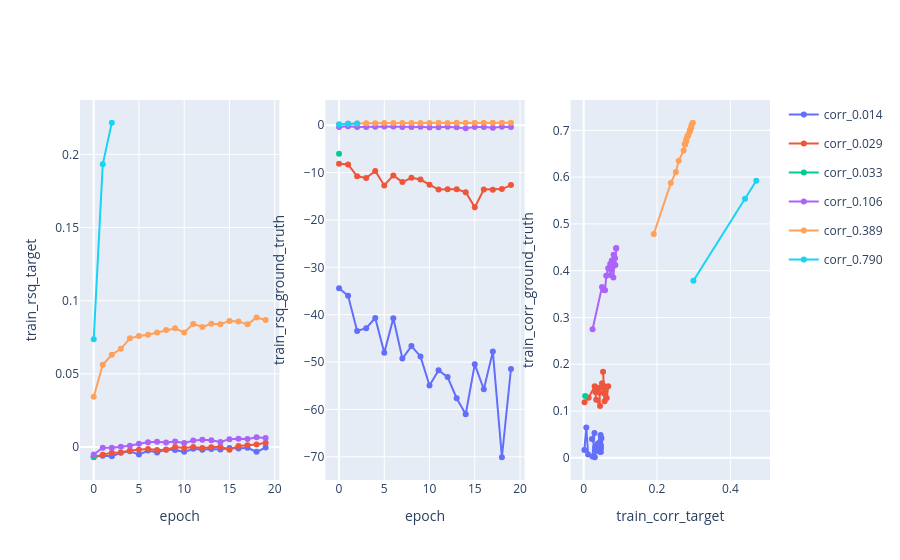

Here is the notebook cell this chart was saved with:
### Markdown cell above
### Best-epoch summaries

One point per study at the epoch that maximizes (for corr) or minimizes (for mse) the y-axis metric.

### Code cell
epoch_axis = pl.col("epoch").alias("epoch")

analysis.xy_plots([
    (
        epoch_axis,
        rsq_expr(split="train", y="target"),
        None,
    ),
    (
        epoch_axis,
        rsq_expr(split="train", y="ground_truth"),
        None,
    ),
    (
        corr_expr(split="train", y="target"),
        corr_expr(split="train", y="ground_truth"),
        None,
    ),
])

### Figure 1 — Plotly figure (JSON) as saved in the notebook; plotly's stock layout.template omitted (floating-point values rounded to 4 significant figures)
{"data": [{"customdata": [[0.014, 0], [0.014, 1], [0.014, 2], [0.014, 3], [0.014, 4], [0.014, 5], [0.014, 6], [0.014, 7], [0.014, 8], [0.014, 9], [0.014, 10], [0.014, 11], [0.014, 12], [0.014, 13], [0.014, 14], [0.014, 15], [0.014, 16], [0.014, 17], [0.014, 18], [0.014, 19]], "hovertemplate": "epoch: %{x}<br>train_rsq_target: %{y}<br>dataset corr: %{customdata[0]}<br>epoch: %{customdata[1]}<extra>%{fullData.name}</extra>", "legendgroup": "corr_0.014", "line": {"color": "#636EFA"}, "marker": {"color": "#636EFA"}, "mode": "lines+markers", "name": "corr_0.014", "showlegend": true, "type": "scatter", "x": [0, 1, 2, 3, 4, 5, 6, 7, 8, 9, 10, 11, 12, 13, 14, 15, 16, 17, 18, 19], "xaxis": "x", "y": [-0.006511, -0.006043, -0.00636, -0.004028, -0.002867, -0.005194, -0.002445, -0.003739, -0.00179, -0.00201, -0.003331, -0.001277, -0.001887, -0.00131, -0.001758, -0.0006504, -0.001114, -0.0005266, -0.003327, -0.0004412], "yaxis": "y"}, {"customdata": [[0.029, 0], [0.029, 1], [0.029, 2], [0.029, 3], [0.029, 4], [0.029, 5], [0.029, 6], [0.029, 7], [0.029, 8], [0.029, 9], [0.029, 10], [0.029, 11], [0.029, 12], [0.029, 13], [0.029, 14], [0.029, 15], [0.029, 16], [0.029, 17], [0.029, 18], [0.029, 19]], "hovertemplate": "epoch: %{x}<br>train_rsq_target: %{y}<br>dataset corr: %{customdata[0]}<br>epoch: %{customdata[1]}<extra>%{fullData.name}</extra>", "legendgroup": "corr_0.029", "line": {"color": "#EF553B"}, "marker": {"color": "#EF553B"}, "mode": "lines+markers", "name": "corr_0.029", "showlegend": true, "type": "scatter", "x": [0, 1, 2, 3, 4, 5, 6, 7, 8, 9, 10, 11, 12, 13, 14, 15, 16, 17, 18, 19], "xaxis": "x", "y": [-0.007024, -0.005233, -0.003972, -0.003784, -0.002388, -0.001852, -0.001409, -0.002091, -0.001931, -5.053e-05, -0.000774, -5.391e-05, -0.0007162, -0.000207, 0.0001929, -0.001873, 0.0005985, 0.001249, 0.001722, 0.002826], "yaxis": "y"}, {"customdata": [[0.033, 0]], "hovertemplate": "epoch: %{x}<br>train_rsq_target: %{y}<br>dataset corr: %{customdata[0]}<br>epoch: %{customdata[1]}<extra>%{fullData.name}</extra>", "legendgroup": "corr_0.033", "line": {"color": "#00CC96"}, "marker": {"color": "#00CC96"}, "mode": "lines+markers", "name": "corr_0.033", "showlegend": true, "type": "scatter", "x": [0], "xaxis": "x", "y": [-0.006687], "yaxis": "y"}, {"customdata": [[0.106, 0], [0.106, 1], [0.106, 2], [0.106, 3], [0.106, 4], [0.106, 5], [0.106, 6], [0.106, 7], [0.106, 8], [0.106, 9], [0.106, 10], [0.106, 11], [0.106, 12], [0.106, 13], [0.106, 14], [0.106, 15], [0.106, 16], [0.106, 17], [0.106, 18], [0.106, 19]], "hovertemplate": "epoch: %{x}<br>train_rsq_target: %{y}<br>dataset corr: %{customdata[0]}<br>epoch: %{customdata[1]}<extra>%{fullData.name}</extra>", "legendgroup": "corr_0.106", "line": {"color": "#AB63FA"}, "marker": {"color": "#AB63FA"}, "mode": "lines+markers", "name": "corr_0.106", "showlegend": true, "type": "scatter", "x": [0, 1, 2, 3, 4, 5, 6, 7, 8, 9, 10, 11, 12, 13, 14, 15, 16, 17, 18, 19], "xaxis": "x", "y": [-0.00514, -0.0004591, -0.0004468, 0.0001125, 0.000863, 0.002254, 0.003201, 0.003612, 0.003122, 0.003767, 0.002677, 0.004342, 0.004943, 0.004589, 0.003409, 0.005362, 0.005686, 0.005379, 0.00658, 0.006119], "yaxis": "y"}, {"customdata": [[0.389, 0], [0.389, 1], [0.389, 2], [0.389, 3], [0.389, 4], [0.389, 5], [0.389, 6], [0.389, 7], [0.389, 8], [0.389, 9], [0.389, 10], [0.389, 11], [0.389, 12], [0.389, 13], [0.389, 14], [0.389, 15], [0.389, 16], [0.389, 17], [0.389, 18], [0.389, 19]], "hovertemplate": "epoch: %{x}<br>train_rsq_target: %{y}<br>dataset corr: %{customdata[0]}<br>epoch: %{customdata[1]}<extra>%{fullData.name}</extra>", "legendgroup": "corr_0.389", "line": {"color": "#FFA15A"}, "marker": {"color": "#FFA15A"}, "mode": "lines+markers", "name": "corr_0.389", "showlegend": true, "type": "scatter", "x": [0, 1, 2, 3, 4, 5, 6, 7, 8, 9, 10, 11, 12, 13, 14, 15, 16, 17, 18, 19], "xaxis": "x", "y": [0.03429, 0.05622, 0.06302, 0.06711, 0.07429, 0.07583, 0.07675, 0.07831, 0.07998, 0.08113, 0.07824, 0.08415, 0.08208, 0.08416, 0.08394, 0.08618, 0.08585, 0.08383, 0.08855, 0.08677], "yaxis": "y"}, {"customdata": [[0.79, 0], [0.79, 1], [0.79, 2]], "hovertemplate": "epoch: %{x}<br>train_rsq_target: %{y}<br>dataset corr: %{customdata[0]}<br>epoch: %{customdata[1]}<extra>%{fullData.name}</extra>", "legendgroup": "corr_0.790", "line": {"color": "#19D3F3"}, "marker": {"color": "#19D3F3"}, "mode": "lines+markers", "name": "corr_0.790", "showlegend": true, "type": "scatter", "x": [0, 1, 2], "xaxis": "x", "y": [0.0737, 0.1933, 0.2216], "yaxis": "y"}, {"customdata": [[0.014, 0], [0.014, 1], [0.014, 2], [0.014, 3], [0.014, 4], [0.014, 5], [0.014, 6], [0.014, 7], [0.014, 8], [0.014, 9], [0.014, 10], [0.014, 11], [0.014, 12], [0.014, 13], [0.014, 14], [0.014, 15], [0.014, 16], [0.014, 17], [0.014, 18], [0.014, 19]], "hovertemplate": "epoch: %{x}<br>train_rsq_ground_truth: %{y}<br>dataset corr: %{customdata[0]}<br>epoch: %{customdata[1]}<extra>%{fullData.name}</extra>", "legendgroup": "corr_0.014", "line": {"color": "#636EFA"}, "marker": {"color": "#636EFA"}, "mode": "lines+markers", "name": "corr_0.014", "showlegend": false, "type": "scatter", "x": [0, 1, 2, 3, 4, 5, 6, 7, 8, 9, 10, 11, 12, 13, 14, 15, 16, 17, 18, 19], "xaxis": "x2", "y": [-34.4, -36.01, -43.44, -42.85, -40.7, -48.06, -40.77, -49.26, -46.63, -48.81, -54.96, -51.74, -53.17, -57.64, -61.02, -50.48, -55.74, -47.8, -70.1, -51.47], "yaxis": "y2"}, {"customdata": [[0.029, 0], [0.029, 1], [0.029, 2], [0.029, 3], [0.029, 4], [0.029, 5], [0.029, 6], [0.029, 7], [0.029, 8], [0.029, 9], [0.029, 10], [0.029, 11], [0.029, 12], [0.029, 13], [0.029, 14], [0.029, 15], [0.029, 16], [0.029, 17], [0.029, 18], [0.029, 19]], "hovertemplate": "epoch: %{x}<br>train_rsq_ground_truth: %{y}<br>dataset corr: %{customdata[0]}<br>epoch: %{customdata[1]}<extra>%{fullData.name}</extra>", "legendgroup": "corr_0.029", "line": {"color": "#EF553B"}, "marker": {"color": "#EF553B"}, "mode": "lines+markers", "name": "corr_0.029", "showlegend": false, "type": "scatter", "x": [0, 1, 2, 3, 4, 5, 6, 7, 8, 9, 10, 11, 12, 13, 14, 15, 16, 17, 18, 19], "xaxis": "x2", "y": [-8.161, -8.29, -10.8, -11.14, -9.653, -12.72, -10.61, -12.01, -11.1, -11.48, -12.57, -13.59, -13.54, -13.55, -14.14, -17.35, -13.59, -13.61, -13.49, -12.65], "yaxis": "y2"}, {"customdata": [[0.033, 0]], "hovertemplate": "epoch: %{x}<br>train_rsq_ground_truth: %{y}<br>dataset corr: %{customdata[0]}<br>epoch: %{customdata[1]}<extra>%{fullData.name}</extra>", "legendgroup": "corr_0.033", "line": {"color": "#00CC96"}, "marker": {"color": "#00CC96"}, "mode": "lines+markers", "name": "corr_0.033", "showlegend": false, "type": "scatter", "x": [0], "xaxis": "x2", "y": [-6.039], "yaxis": "y2"}, {"customdata": [[0.106, 0], [0.106, 1], [0.106, 2], [0.106, 3], [0.106, 4], [0.106, 5], [0.106, 6], [0.106, 7], [0.106, 8], [0.106, 9], [0.106, 10], [0.106, 11], [0.106, 12], [0.106, 13], [0.106, 14], [0.106, 15], [0.106, 16], [0.106, 17], [0.106, 18], [0.106, 19]], "hovertemplate": "epoch: %{x}<br>train_rsq_ground_truth: %{y}<br>dataset corr: %{customdata[0]}<br>epoch: %{customdata[1]}<extra>%{fullData.name}</extra>", "legendgroup": "corr_0.106", "line": {"color": "#AB63FA"}, "marker": {"color": "#AB63FA"}, "mode": "lines+markers", "name": "corr_0.106", "showlegend": false, "type": "scatter", "x": [0, 1, 2, 3, 4, 5, 6, 7, 8, 9, 10, 11, 12, 13, 14, 15, 16, 17, 18, 19], "xaxis": "x2", "y": [-0.3675, -0.2465, -0.3766, -0.4059, -0.3349, -0.2794, -0.3025, -0.3585, -0.3837, -0.3544, -0.489, -0.422, -0.331, -0.4354, -0.6714, -0.3981, -0.379, -0.5197, -0.3281, -0.3977], "yaxis": "y2"}, {"customdata": [[0.389, 0], [0.389, 1], [0.389, 2], [0.389, 3], [0.389, 4], [0.389, 5], [0.389, 6], [0.389, 7], [0.389, 8], [0.389, 9], [0.389, 10], [0.389, 11], [0.389, 12], [0.389, 13], [0.389, 14], [0.389, 15], [0.389, 16], [0.389, 17], [0.389, 18], [0.389, 19]], "hovertemplate": "epoch: %{x}<br>train_rsq_ground_truth: %{y}<br>dataset corr: %{customdata[0]}<br>epoch: %{customdata[1]}<extra>%{fullData.name}</extra>", "legendgroup": "corr_0.389", "line": {"color": "#FFA15A"}, "marker": {"color": "#FFA15A"}, "mode": "lines+markers", "name": "corr_0.389", "showlegend": false, "type": "scatter", "x": [0, 1, 2, 3, 4, 5, 6, 7, 8, 9, 10, 11, 12, 13, 14, 15, 16, 17, 18, 19], "xaxis": "x2", "y": [0.2099, 0.3405, 0.3675, 0.3995, 0.4299, 0.4488, 0.4454, 0.4614, 0.4713, 0.4719, 0.4533, 0.4889, 0.4771, 0.4871, 0.4878, 0.4961, 0.498, 0.4864, 0.5124, 0.5059], "yaxis": "y2"}, {"customdata": [[0.79, 0], [0.79, 1], [0.79, 2]], "hovertemplate": "epoch: %{x}<br>train_rsq_ground_truth: %{y}<br>dataset corr: %{customdata[0]}<br>epoch: %{customdata[1]}<extra>%{fullData.name}</extra>", "legendgroup": "corr_0.790", "line": {"color": "#19D3F3"}, "marker": {"color": "#19D3F3"}, "mode": "lines+markers", "name": "corr_0.790", "showlegend": false, "type": "scatter", "x": [0, 1, 2], "xaxis": "x2", "y": [0.1175, 0.3056, 0.3508], "yaxis": "y2"}, {"customdata": [[0.014, 0], [0.014, 1], [0.014, 2], [0.014, 3], [0.014, 4], [0.014, 5], [0.014, 6], [0.014, 7], [0.014, 8], [0.014, 9], [0.014, 10], [0.014, 11], [0.014, 12], [0.014, 13], [0.014, 14], [0.014, 15], [0.014, 16], [0.014, 17], [0.014, 18], [0.014, 19]], "hovertemplate": "train_corr_target: %{x}<br>train_corr_ground_truth: %{y}<br>dataset corr: %{customdata[0]}<br>epoch: %{customdata[1]}<extra>%{fullData.name}</extra>", "legendgroup": "corr_0.014", "line": {"color": "#636EFA"}, "marker": {"color": "#636EFA"}, "mode": "lines+markers", "name": "corr_0.014", "showlegend": false, "type": "scatter", "x": [0.001882, 0.007115, 0.012, 0.02406, 0.0293, 0.02243, 0.0314, 0.03032, 0.03886, 0.03902, 0.03628, 0.04432, 0.0421, 0.04732, 0.04693, 0.04682, 0.04744, 0.04619, 0.04493, 0.04848], "xaxis": "x3", "y": [0.0168, 0.06467, 0.007114, 0.002505, 0.05285, 0.04038, 0.02214, 0.001133, 0.03074, 0.02704, 0.02625, 0.01788, 0.01329, 0.02071, 0.01237, 0.02703, 0.04252, 0.04859, 0.03404, 0.04149], "yaxis": "y3"}, {"customdata": [[0.029, 0], [0.029, 1], [0.029, 2], [0.029, 3], [0.029, 4], [0.029, 5], [0.029, 6], [0.029, 7], [0.029, 8], [0.029, 9], [0.029, 10], [0.029, 11], [0.029, 12], [0.029, 13], [0.029, 14], [0.029, 15], [0.029, 16], [0.029, 17], [0.029, 18], [0.029, 19]], "hovertemplate": "train_corr_target: %{x}<br>train_corr_ground_truth: %{y}<br>dataset corr: %{customdata[0]}<br>epoch: %{customdata[1]}<extra>%{fullData.name}</extra>", "legendgroup": "corr_0.029", "line": {"color": "#EF553B"}, "marker": {"color": "#EF553B"}, "mode": "lines+markers", "name": "corr_0.029", "showlegend": false, "type": "scatter", "x": [0.002386, 0.01357, 0.02991, 0.03164, 0.03406, 0.04458, 0.04206, 0.0424, 0.04082, 0.05107, 0.05009, 0.05535, 0.05281, 0.05462, 0.05707, 0.05482, 0.05818, 0.06125, 0.06287, 0.06689], "xaxis": "x3", "y": [0.1188, 0.1283, 0.1528, 0.1408, 0.1242, 0.1108, 0.1391, 0.1497, 0.1467, 0.1529, 0.1594, 0.1496, 0.1839, 0.1535, 0.1209, 0.138, 0.1425, 0.1506, 0.1278, 0.1528], "yaxis": "y3"}, {"customdata": [[0.033, 0]], "hovertemplate": "train_corr_target: %{x}<br>train_corr_ground_truth: %{y}<br>dataset corr: %{customdata[0]}<br>epoch: %{customdata[1]}<extra>%{fullData.name}</extra>", "legendgroup": "corr_0.033", "line": {"color": "#00CC96"}, "marker": {"color": "#00CC96"}, "mode": "lines+markers", "name": "corr_0.033", "showlegend": false, "type": "scatter", "x": [0.004076], "xaxis": "x3", "y": [0.1322], "yaxis": "y3"}, {"customdata": [[0.106, 0], [0.106, 1], [0.106, 2], [0.106, 3], [0.106, 4], [0.106, 5], [0.106, 6], [0.106, 7], [0.106, 8], [0.106, 9], [0.106, 10], [0.106, 11], [0.106, 12], [0.106, 13], [0.106, 14], [0.106, 15], [0.106, 16], [0.106, 17], [0.106, 18], [0.106, 19]], "hovertemplate": "train_corr_target: %{x}<br>train_corr_ground_truth: %{y}<br>dataset corr: %{customdata[0]}<br>epoch: %{customdata[1]}<extra>%{fullData.name}</extra>", "legendgroup": "corr_0.106", "line": {"color": "#AB63FA"}, "marker": {"color": "#AB63FA"}, "mode": "lines+markers", "name": "corr_0.106", "showlegend": false, "type": "scatter", "x": [0.0242, 0.04991, 0.05485, 0.05832, 0.06144, 0.06678, 0.07224, 0.07479, 0.07274, 0.07656, 0.07474, 0.07988, 0.08148, 0.08144, 0.081, 0.08432, 0.08524, 0.08638, 0.0888, 0.08843], "xaxis": "x3", "y": [0.2746, 0.3649, 0.3588, 0.3579, 0.389, 0.4049, 0.4143, 0.402, 0.3908, 0.4218, 0.4039, 0.4092, 0.4342, 0.4135, 0.3854, 0.4259, 0.4273, 0.4122, 0.4486, 0.4475], "yaxis": "y3"}, {"customdata": [[0.389, 0], [0.389, 1], [0.389, 2], [0.389, 3], [0.389, 4], [0.389, 5], [0.389, 6], [0.389, 7], [0.389, 8], [0.389, 9], [0.389, 10], [0.389, 11], [0.389, 12], [0.389, 13], [0.389, 14], [0.389, 15], [0.389, 16], [0.389, 17], [0.389, 18], [0.389, 19]], "hovertemplate": "train_corr_target: %{x}<br>train_corr_ground_truth: %{y}<br>dataset corr: %{customdata[0]}<br>epoch: %{customdata[1]}<extra>%{fullData.name}</extra>", "legendgroup": "corr_0.389", "line": {"color": "#FFA15A"}, "marker": {"color": "#FFA15A"}, "mode": "lines+markers", "name": "corr_0.389", "showlegend": false, "type": "scatter", "x": [0.1911, 0.2376, 0.2514, 0.2592, 0.2726, 0.2754, 0.2771, 0.2798, 0.2828, 0.2848, 0.2799, 0.2902, 0.2865, 0.2901, 0.2898, 0.2936, 0.293, 0.2895, 0.2978, 0.2946], "xaxis": "x3", "y": [0.4784, 0.5872, 0.6108, 0.6348, 0.657, 0.6708, 0.6699, 0.6807, 0.6873, 0.6883, 0.6769, 0.6999, 0.6921, 0.6995, 0.6994, 0.7054, 0.7072, 0.6995, 0.7162, 0.7123], "yaxis": "y3"}, {"customdata": [[0.79, 0], [0.79, 1], [0.79, 2]], "hovertemplate": "train_corr_target: %{x}<br>train_corr_ground_truth: %{y}<br>dataset corr: %{customdata[0]}<br>epoch: %{customdata[1]}<extra>%{fullData.name}</extra>", "legendgroup": "corr_0.790", "line": {"color": "#19D3F3"}, "marker": {"color": "#19D3F3"}, "mode": "lines+markers", "name": "corr_0.790", "showlegend": false, "type": "scatter", "x": [0.2993, 0.4401, 0.4708], "xaxis": "x3", "y": [0.3784, 0.5537, 0.5923], "yaxis": "y3"}], "layout": {"xaxis": {"anchor": "y", "domain": [0, 0.2889], "title": {"text": "epoch"}}, "xaxis2": {"anchor": "y2", "domain": [0.3556, 0.6444], "title": {"text": "epoch"}}, "xaxis3": {"anchor": "y3", "domain": [0.7111, 1], "title": {"text": "train_corr_target"}}, "yaxis": {"anchor": "x", "domain": [0, 1], "title": {"text": "train_rsq_target"}}, "yaxis2": {"anchor": "x2", "domain": [0, 1], "title": {"text": "train_rsq_ground_truth"}}, "yaxis3": {"anchor": "x3", "domain": [0, 1], "title": {"text": "train_corr_ground_truth"}}}}
